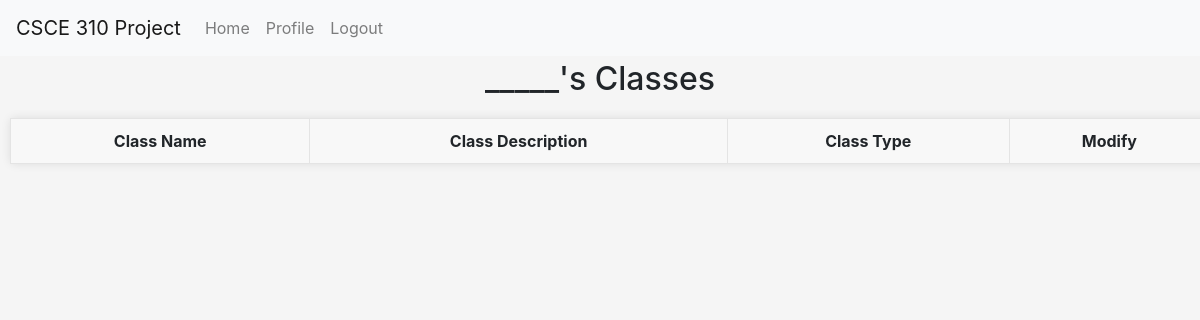
Before: /classes/view_classes/3424 (signed in) with the older database file.
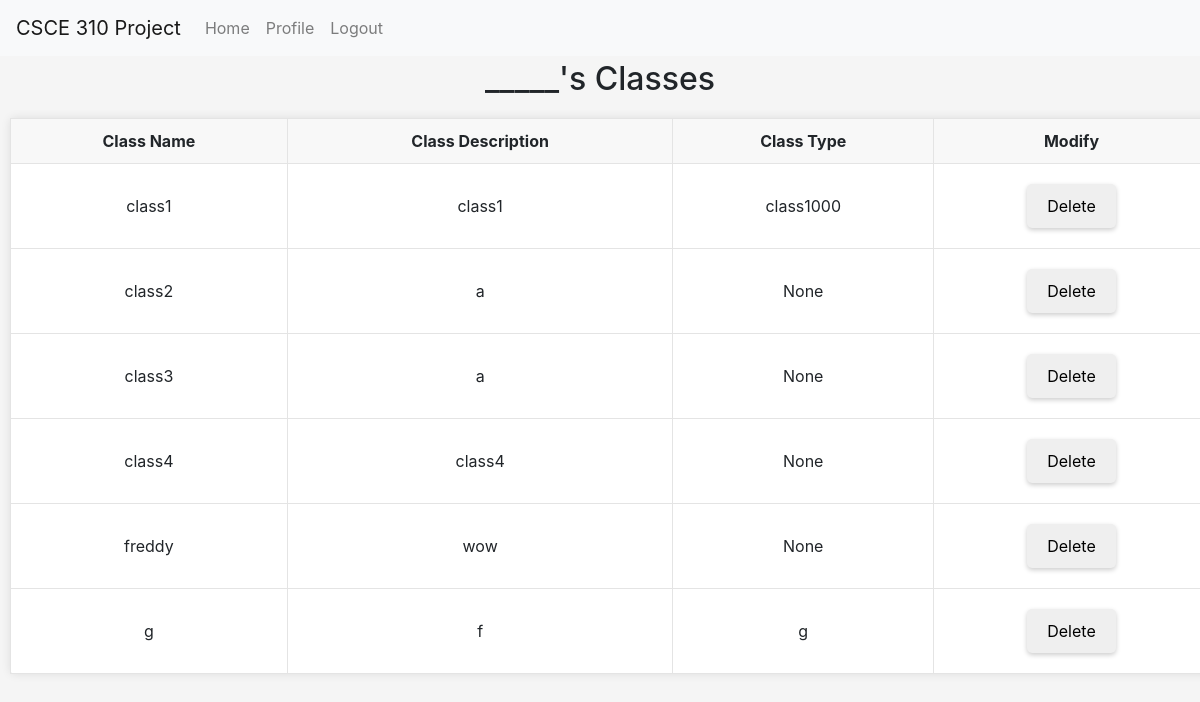
After: the same page with the newer database file.
### tables this page shows
CREATE TABLE Class_Enrollment (
                    CE_Num INTEGER PRIMARY KEY AUTOINCREMENT,
                    UIN INTEGER,
                    Class_ID INTEGER,
                    Status VARCHAR, 
                    Semester VARCHAR,
                    Year YEAR,
                    FOREIGN KEY(UIN) REFERENCES College_students(UIN),
                    FOREIGN KEY(Class_ID) REFERENCES Classes(Class_ID)
                    );

CREATE TABLE Classes (
                    Class_ID INTEGER PRIMARY KEY AUTOINCREMENT,
                    Name VARCHAR,
                    Description VARCHAR,
                    Type VARCHAR
                    );

### routes/classes.py (the view)
@classes_bp.route('/view_classes/<int:UIN>', methods=['GET'])
@login_required
def view_classes(UIN):
    conn = get_db_connection()
    classes = get_all_classes_by_user(conn, UIN)
    conn.close()
    return render_template('admin/view_classes.html', classes=classes)

### app.py (called while the page is built)
@login_manager.user_loader
def load_user(UIN):
    return User(UIN)

### db.py (called while the page is built)
def get_db_connection():
    conn = sqlite3.connect('database.db')
    conn.row_factory = sqlite3.Row
    return conn

### routes/classes.py (called while the page is built)
def get_all_classes_by_user(conn, UIN):
    return conn.execute('SELECT * FROM View_ClassEnrollmentDetails where UIN = ?', (UIN,)).fetchall()

### templates/admin/view_classes.html (shortened to what this page needs)
<!DOCTYPE html>
<html lang="en">
<head>
  <link rel="stylesheet" href="https://stackpath.bootstrapcdn.com/bootstrap/4.3.1/css/bootstrap.min.css">
  <link rel="stylesheet" href="../../static/general.css">
  <link rel="stylesheet" href="../../static/admin_home.css">
</head>
<body>
    <nav class="navbar navbar-expand-lg navbar-light bg-light fixed-top">
      <a class="navbar-brand" href="#">CSCE 310 Project</a>
      <div class="collapse navbar-collapse" id="navbarNav">
          <ul class="navbar-nav">
              <li class="nav-item">
                  <a class="nav-link" href="/home">Home</a>
              </li>
              <li class="nav-item">
                  <a class="nav-link" href="/profile">Profile</a>
              </li>
              <li class="nav-item">
                  <a class="nav-link" href="/logout">Logout</a>
              </li>
          </ul>
      </div>
  </nav>
  <h2>_____'s Classes</h2>
  <table>
    <tr>
      <th>Class Name</th>
      <th>Class Description</th>
      <th>Class Type</th>
      <th>Modify</th>
    </tr>
    {% for class in classes %}
        <tr>
          <td>{{ class.Name }}</td>
          <td>{{ class.Description }}</td>
          <td>{{ class.type }}</td>
          <td>
            <button onclick="deleteClass({{class.Class_ID}})">Delete</button>
          </td>
        </tr>
        {% endfor %}
  </table>
</body>
</html>

Changed rows visible on the page:
added Class_Enrollment: Name "class1", Description "class1", type "class1000"
added Class_Enrollment: Name "class2", Description "a", type "None"
added Class_Enrollment: Name "class3", Description "a", type "None"
added Class_Enrollment: Name "class4", Description "class4", type "None"
added Class_Enrollment: Name "freddy", Description "wow", type "None"
added Class_Enrollment: Name "g", Description "f", type "g"
